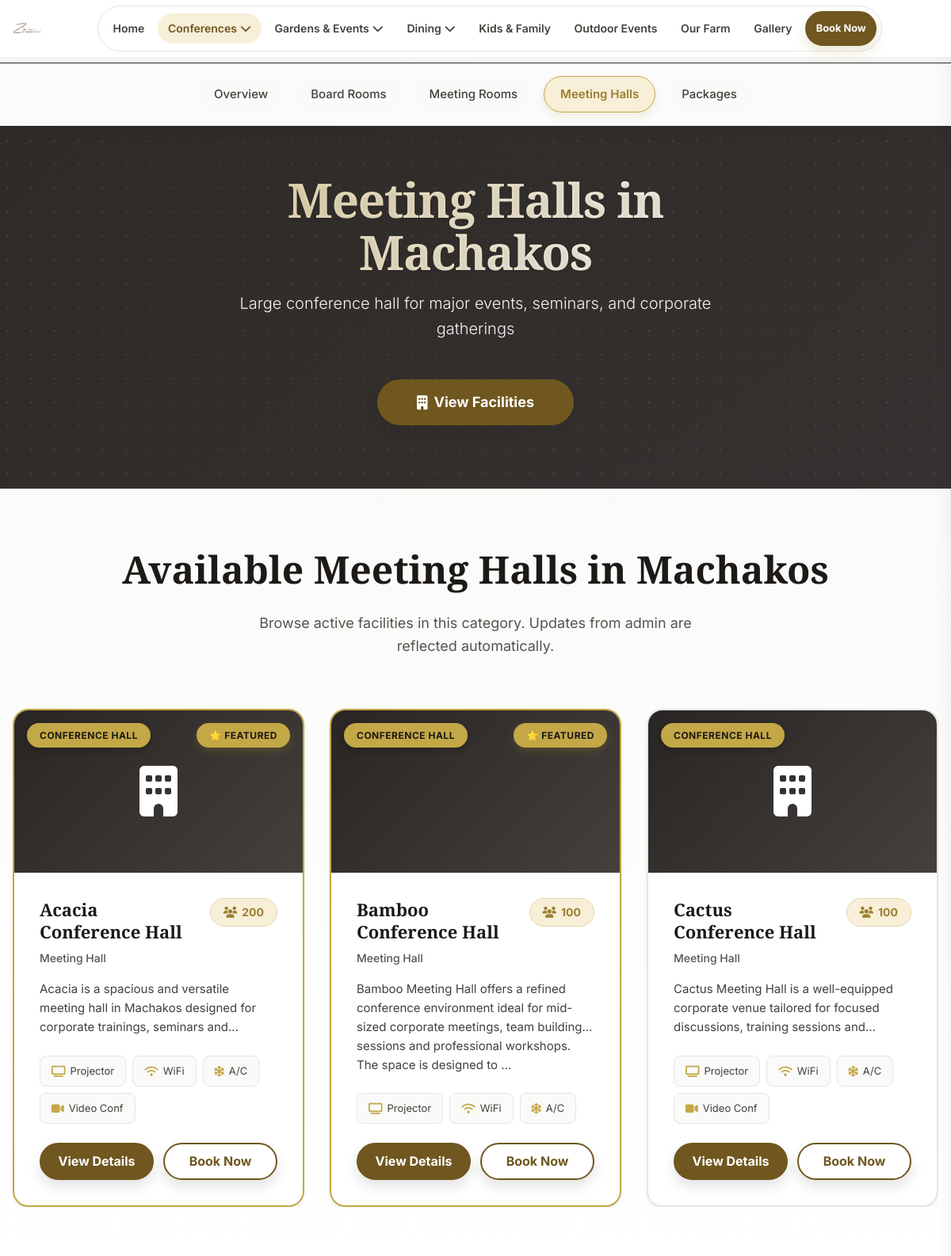
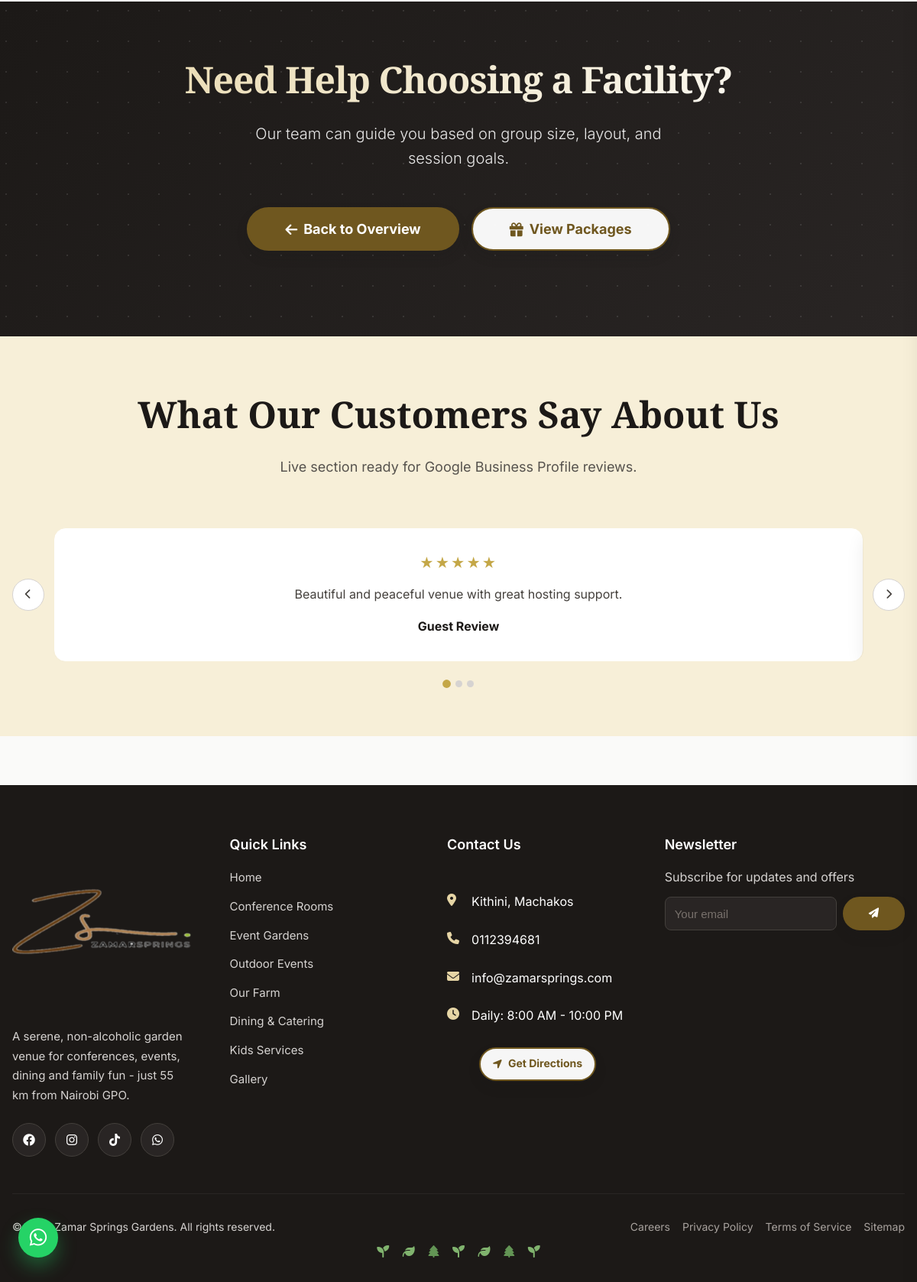
/conferences/category/meeting-hall/, run on the app's committed database (2 pictures, top to bottom).
### apps/conferences/models.py (models this page shows, shortened)
class ConferenceCategory(models.Model):
    CATEGORY_TYPES = [
        ('board', 'Board Rooms'),
        ('meeting', 'Meeting Rooms'),
        ('hall', 'Meeting Hall'),
    ]
    name = models.CharField(max_length=100)
    slug = models.SlugField(unique=True)
    category_type = models.CharField(max_length=20, choices=CATEGORY_TYPES)
    description = models.TextField()
    icon = models.CharField(max_length=50, help_text="Font Awesome icon class")
    display_order = models.IntegerField(default=0)
    is_active = models.BooleanField(default=True)
    class Meta:
        verbose_name = "Conference Category"
        verbose_name_plural = "Conference Categories"
        ordering = ['display_order']

class ConferenceRoom(SEOFields, TimeStampedModel):
    ROOM_TYPES = [
        ('executive', 'Executive Room'),
        ('standard', 'Standard Room'),
        ('board', 'Board Room'),
        ('hall', 'Conference Hall'),
    ]
    category = models.ForeignKey(ConferenceCategory, on_delete=models.CASCADE, related_name='rooms')
    name = models.CharField(max_length=100)
    slug = models.SlugField(unique=True)
    room_type = models.CharField(max_length=20, choices=ROOM_TYPES)
    description = models.TextField()
    capacity_classroom = models.IntegerField(validators=[MinValueValidator(0)], default=0)
    capacity_theatre = models.IntegerField(validators=[MinValueValidator(0)], default=0)
    capacity_banquet = models.IntegerField(validators=[MinValueValidator(0)], default=0)
    capacity_u_shape = models.IntegerField(validators=[MinValueValidator(0)], default=0)
    capacity_boardroom = models.IntegerField(validators=[MinValueValidator(0)], default=0)
    has_projector = models.BooleanField(default=True)
    has_sound_system = models.BooleanField(default=True)
    has_wifi = models.BooleanField(default=True)
    has_whiteboard = models.BooleanField(default=True)
    has_air_conditioning = models.BooleanField(default=True)
    has_natural_light = models.BooleanField(default=True)
    has_secretary_space = models.BooleanField(default=False)
    has_video_conferencing = models.BooleanField(default=False)
    dimensions = models.CharField(max_length=100, blank=True)
    floor_area = models.CharField(max_length=50, blank=True)
    half_day_rate = models.DecimalField(max_digits=10, decimal_places=2, null=True, blank=True)
    full_day_rate = models.DecimalField(max_digits=10, decimal_places=2, null=True, blank=True)
    hourly_rate = models.DecimalField(max_digits=10, decimal_places=2, null=True, blank=True)
    featured_image = models.ImageField(upload_to='conferences/rooms/', blank=True)
    is_featured = models.BooleanField(default=False)
    is_active = models.BooleanField(default=True)
    display_order = models.IntegerField(default=0)
    class Meta:
        verbose_name = "Conference Room"
        verbose_name_plural = "Conference Rooms"
        ordering = ['category', 'display_order', 'name']
    def get_max_capacity(self):
        capacities = [
            self.capacity_classroom,
            self.capacity_theatre,
            self.capacity_banquet,
            self.capacity_u_shape,
            self.capacity_boardroom
        ]
        return max(capacities) if capacities else 0

### apps/conferences/views.py (the view)
# urls.py: path('category/<slug:slug>/', views.category_detail, name='category_detail'),
def category_detail(request, slug):
    category = get_object_or_404(
        ConferenceCategory,
        slug=slug,
        is_active=True
    )
    room_type_filter = _room_type_filter_for_category(category)
    rooms = (
        ConferenceRoom.objects.filter(
            is_active=True,
            room_type__in=room_type_filter,
        )
        .select_related("category")
        .order_by('display_order', 'name')
    )
    all_categories = list(ConferenceCategory.objects.filter(
        id__in=_ordered_conference_categories_queryset().values("id")
    ).annotate(
        sort_priority=Case(
            When(category_type="board", then=Value(1)),
            When(category_type="meeting", then=Value(2)),
            When(category_type="hall", then=Value(3)),
            default=Value(99),
            output_field=IntegerField(),
        )
    ).order_by("sort_priority", "display_order", "name"))
    all_categories = _attach_category_summaries(all_categories)
    return render(request, 'conferences/category_detail.html', {
        'category': category,
        'rooms': rooms,
        'all_categories': all_categories,
    })

### apps/conferences/templates/conferences/category_detail.html (shortened to what this page needs)
{% extends "conferences/base.html" %}
{% load static %}
{% block conference_content %}
<section class="conference-hero">
    <div class="container">
        <div class="conference-hero-content">
            <h1 class="conference-hero-title">
                {% if category.category_type == 'board' %}
                    Board Rooms in Machakos
                {% elif category.category_type == 'meeting' %}
                    Meeting Rooms in Machakos
                {% elif category.category_type == 'hall' %}
                    Meeting Halls in Machakos
                {% else %}
                    {{ category.name }} in Machakos
                {% endif %}
            </h1>
            <p class="conference-hero-subtitle">{{ category.description }}</p>
            <a href="#rooms" class="btn btn-gold btn-large">
                <i class="fas fa-building"></i> View Facilities
            </a>
        </div>
    </div>
</section>
<section class="rooms-section" id="rooms">
    <div class="container">
        <div class="section-header">
            <h2 class="section-title">
                {% if category.category_type == 'board' %}
                    Available Board Rooms in Machakos
                {% elif category.category_type == 'meeting' %}
                    Available Meeting Rooms in Machakos
                {% elif category.category_type == 'hall' %}
                    Available Meeting Halls in Machakos
                {% else %}
                    Available {{ category.name }} in Machakos
                {% endif %}
            </h2>
            <p class="section-subtitle">Browse active facilities in this category. Updates from admin are reflected automatically.</p>
        </div>
        {% if rooms %}
        <div class="rooms-grid">
            {% for room in rooms %}
            <article class="room-card {% if room.is_featured %}room-card-featured{% endif %}">
                <div class="room-image-container">
                    {% if room.featured_image %}
                    <img class="room-image" src="{{ room.featured_image.url }}" alt="{{ room.name }} in {{ category.name }}" loading="lazy" decoding="async" width="800" height="533">
                    {% else %}
                    <div class="room-image-placeholder">
                        <i class="fas fa-building fa-4x"></i>
                    </div>
                    {% endif %}
                    <span class="room-badge">{{ room.get_room_type_display }}</span>
                </div>
                <div class="room-content">
                    <div class="room-header">
                        <div>
                            <h3 class="room-title">{{ room.name }}</h3>
                            <p class="room-type">{{ category.name }}</p>
                        </div>
                        <div class="room-capacity">
                            <i class="fas fa-users"></i> {{ room.get_max_capacity }}
                        </div>
                    </div>
                    <p class="room-description">{{ room.description|truncatewords:24 }}</p>
                    <div class="room-features">
                        {% if room.has_projector %}<span class="room-feature"><i class="fas fa-tv"></i> Projector</span>{% endif %}
                        {% if room.has_wifi %}<span class="room-feature"><i class="fas fa-wifi"></i> WiFi</span>{% endif %}
                        {% if room.has_air_conditioning %}<span class="room-feature"><i class="fas fa-snowflake"></i> A/C</span>{% endif %}
                        {% if room.has_video_conferencing %}<span class="room-feature"><i class="fas fa-video"></i> Video Conf</span>{% endif %}
                    </div>
                    <div class="room-actions">
                        <a href="{% url 'conferences:room_detail' room.slug %}" class="btn btn-gold">View Details</a>
                        <a href="{% url 'conferences:room_detail' room.slug %}#booking" class="btn btn-outline-gold">Book Now</a>
                    </div>
                </div>
            </article>
            {% endfor %}
        </div>
        {% endif %}
    </div>
</section>
<section class="cta-section">
    <div class="container">
        <div class="cta-content">
            <h2 class="cta-title">Need Help Choosing a Facility?</h2>
            <p class="cta-subtitle">Our team can guide you based on group size, layout, and session goals.</p>
            <div class="cta-actions">
                <a href="{% url 'conferences:overview' %}" class="btn btn-gold btn-large"><i class="fas fa-arrow-left"></i> Back to Overview</a>
                <a href="{% url 'conferences:packages' %}" class="btn btn-outline-gold btn-large"><i class="fas fa-gift"></i> View Packages</a>
            </div>
        </div>
    </div>
</section>
{% endblock %}

### apps/conferences/templates/conferences/base.html
{% extends "base.html" %}
{% load static %}
{% block extra_css %}
<link rel="stylesheet" href="{% static 'css/conference.css' %}">
{% endblock %}
{% block content %}
<nav class="conference-nav">
    <div class="container">
        <ul class="conf-nav-list">
            <li>
                <a href="{% url 'conferences:overview' %}" class="{% if request.resolver_match.url_name == 'overview' %}active{% endif %}">Overview</a>
            </li>
            {% for category in conference_categories %}
            <li>
                <a href="{% url 'conferences:category_detail' category.slug %}"
                   class="{% if request.resolver_match.url_name == 'category_detail' and request.resolver_match.kwargs.slug == category.slug %}active{% endif %}">
                    {% if category.category_type == 'board' %}
                        Board Rooms
                    {% elif category.category_type == 'meeting' %}
                        Meeting Rooms
                    {% elif category.category_type == 'hall' %}
                        Meeting Halls
                    {% else %}
                        {{ category.name }}
                    {% endif %}
                </a>
            </li>
            {% endfor %}
            <li>
                <a href="{% url 'conferences:packages' %}" class="{% if request.resolver_match.url_name == 'packages' %}active{% endif %}">Packages</a>
            </li>
        </ul>
    </div>
</nav>
{% block conference_content %}
{% endblock %}
{% endblock %}

### data on the page
ConferenceCategory: category_type "Board Rooms"
ConferenceCategory: category_type "Meeting Rooms"
ConferenceCategory: category_type "Meeting Halls", description "Large conference hall for major events, seminars, and corporate gatherings", name "Meeting Hall"
ConferenceRoom: room_type "CONFERENCE HALL", name "Acacia Conference Hall", get_max_capacity "200", description "Acacia is a spacious and versatile meeting hall in Machakos designed for corporate trainings, seminars…", has_projector True (drawn), has_wifi True (drawn), has_air_conditioning True (drawn), has_video_conferencing True (drawn)
ConferenceRoom: featured_image (picture), room_type "CONFERENCE HALL", name "Bamboo Conference Hall", get_max_capacity "100", description "Bamboo Meeting Hall offers a refined conference environment ideal for mid-sized corporate meetings, team building sessions and professional workshops. The space is designed to …", has_projector True (drawn), has_wifi True (drawn), has_air_conditioning True (drawn)
ConferenceRoom: room_type "CONFERENCE HALL", name "Cactus Conference Hall", get_max_capacity "100", description "Cactus Meeting Hall is a well-equipped corporate venue tailored for focused discussions, training sessions…", has_projector True (drawn), has_wifi True (drawn), has_air_conditioning True (drawn), has_video_conferencing True (drawn)
